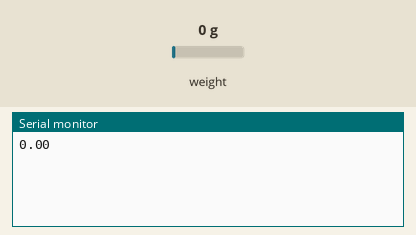
A sketch run on a simulated Arduino Uno, built with avr-gcc and run on an emulated ATmega328P. Parts: the last lines printed to the serial monitor. Inputs (shaded band) come from the test bench; at power-on: weight on the scale 0 g.

Above: at 2.2 s.
2.3 s: weight on the scale set to 100 g
At 3.6 s:
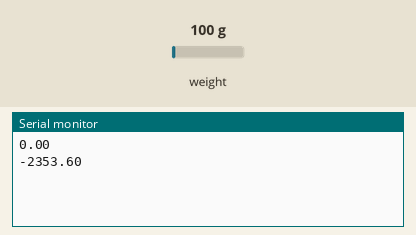
3.8 s: weight on the scale set to 1250 g
At 4.8 s:
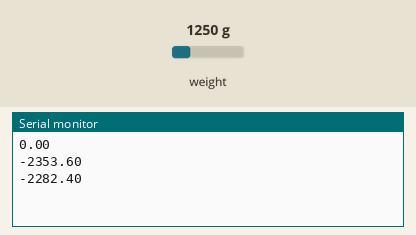
Timing chart, 0 to 6.8 s (numbered marks = the images above; inputs shaded):
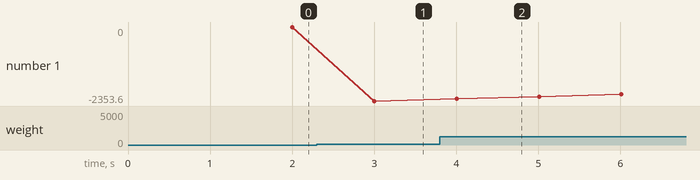

Measured:
- after the input at 2.3 s, the serial monitor: prints a new line after 0.70 s (image 1)
- after the input at 3.8 s, the serial monitor: prints a new line after 0.21 s (image 2)
- plotted number 1: 0 → -2353.6 after the input at 2.3 s, -2353.6 → -1784 after the input at 3.8 s

The sketch:

media_variable.ino
```cpp
#include <HX711.h>

#define DOUT_PIN  A1  // Pin de datos del módulo HX711
#define CLK_PIN   A0  // Pin de reloj del módulo HX711
HX711 scale;

const int numSamples = 10;      // Número de muestras para el promedio móvil
int samples[numSamples];        // Almacenar las últimas muestras
int sampleIndex = 0;            // Índice para actualizar las muestras
const float sampleRate = 500;  // Tasa de muestreo en Hz

void setup() {
  Serial.begin(9600);
  scale.begin(DOUT_PIN, CLK_PIN);
  scale.set_scale();
  scale.tare();
}

void loop() {
  // Leer el valor analógico
  int sensorValue = scale.get_units(10);

  // Actualizar el arreglo de muestras
  updateSamples(sensorValue);

  // Calcular el promedio de las muestras
  float averagedVoltage = calculateAverage();

  // Imprimir resultados
//  Serial.print("Raw Voltage: ");
//  Serial.print(sensorValue * (5.0 / 1023.0));
//  Serial.print("V, Averaged Voltage: ");
  Serial.println(averagedVoltage);
//  Serial.println("V");

  delay(1000 / sampleRate);
}

void updateSamples(int sensorValue) {
  // Almacenar la última muestra en el arreglo
  samples[sampleIndex] = sensorValue;

  // Incrementar el índice y volver a cero si es necesario
  sampleIndex = (sampleIndex + 1) % numSamples;
}

float calculateAverage() {
  int sum = 0;
  // Sumar todas las muestras en el arreglo
  for (int i = 0; i < numSamples; ++i) {
    sum += samples[i];
  }
  // Calcular el promedio
  float average = static_cast<float>(sum) / numSamples;
  return average;
}
```
